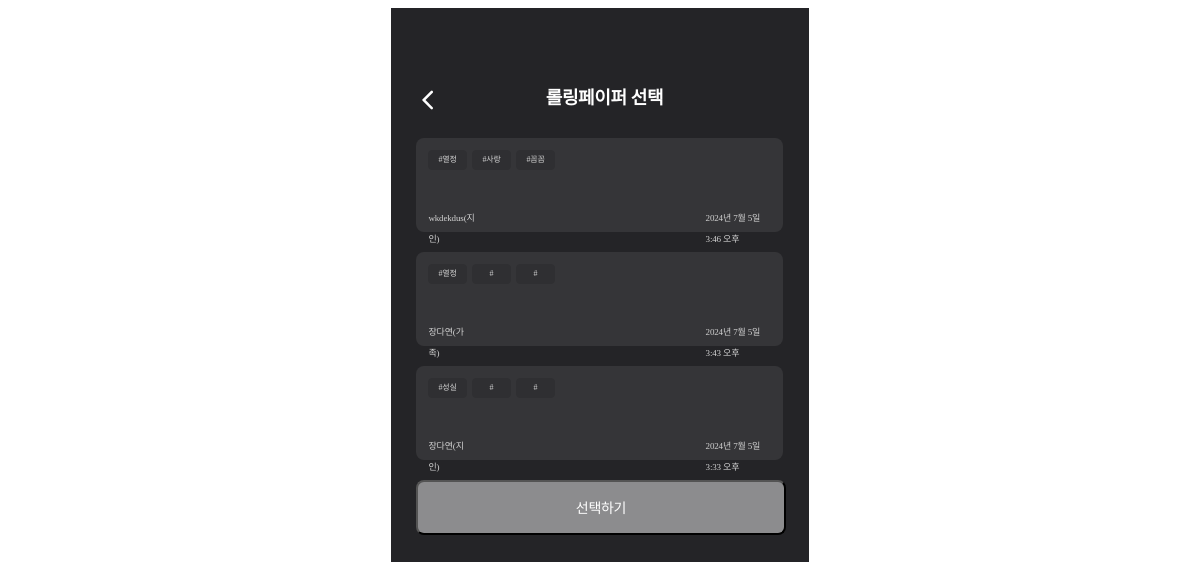
/cards/mycardRolling/1/, run on the app's committed database.
### articleapp/models.py (models this page shows, shortened)
class Article(models.Model):
    keyword = models.TextField(max_length=20)
    keyword2 = models.TextField(max_length=20)
    keyword3 = models.TextField(max_length=20)
    POSITION_CHOICES = [
        ('family', '가족'),
        ('friend', '지인'),
        ('superior', '직장상사'),
        ('etc', '기타'),
    ]
    user = models.ForeignKey(settings.AUTH_USER_MODEL, on_delete=models.CASCADE, default=True)  # 사용자
    content = models.TextField() #내용
    name = models.TextField()  # 이름
    position = models.CharField(max_length=10, choices=POSITION_CHOICES)
    created_at = models.DateTimeField(auto_now_add=True)

### users/models.py (models this page shows)
class User(AbstractUser):
    email = models.EmailField(max_length=30, unique=True, null=False, blank=False)
    def __str__(self):
        return f'{self.username}'

### cards/views.py (the view)
# urls.py: path('mycardRolling/<int:id>/', mycardRolling, name = "mycardRolling"),  # 나의 명함 - 뒤, 롤링페이퍼 수정
def mycardRolling(request, id):
    card = get_object_or_404(Card, id=id)
    articles = Article.objects.all().order_by('-id')
    return render(request, 'mycardRolling.html', {'card': card, 'articles': articles})

### cards/templates/mycardRolling.html (shortened to what this page needs)
{% load static %}
<!DOCTYPE html>
<html lang="en">
  <head>
    <link rel="stylesheet" href="{% static 'css/selectRp.css' %}">
  </head>
  <body>
    <div class="container">
      <div class="title">
        <img
          src="{% static '/img/arrow-backBtn.png' %}"
          alt="backBtn"
          class="btn-back"
        />
        롤링페이퍼 선택
      </div>
<div class="list">
  <form method="POST" action="{% url 'cards:select_rolling_paper' card.id %}">
    {% for article in articles %}
        <div class="rp" style="background-color:#353538;">
            <label for="article_{{ article.id }}">
              <div class="rp-kw" style="color: #D3D3D3">#{{ article.keyword }}</div>
              <div class="rp-kw" style="color: #D3D3D3">#{{ article.keyword2 }}</div>
              <div class="rp-kw" style="color: #D3D3D3">#{{ article.keyword3 }}</div>
              <div class="rp-content" style="color: #D3D3D3;">{{ article.title }}</div>
              <div class="rp-relationship" style="color: #D3D3D3;">{{ article.user }}({{ article.get_position_display }})</div>
              <div class="rp-time" style="color: #D3D3D3;">{{ article.created_at }}</div>
              <a class="details-btn" href="{% url 'cards:detail' card.id %}" style="display: none; width: 20px; text-decoration-line:none;">자세히</a><br /><br />
            </label>
        </div>
    {% empty %}
        아직 롤링페이퍼가 없습니다.
    {% endfor %}
    <button type="submit" value="선택완료" class="selectBtn">선택하기</button>
</form>
</div>
  </body>
</html>

### static/css/selectRp.css (style rules this page uses)
.container { margin: 0 auto; padding-left: 25px; width: 393px; height: 852px; background: #242427; text-align: center; font-family: Pretendard; font-size: 18px; font-weight: 700; line-height: 21px; letter-spacing: -0.36px; padding-top: 1px; }
.btn-back { float: left; }
.title { margin-top: 20%; margin-right: 40px; height: 50px; color: #fff; }
.rp { float: left; width: 343px; height: 70px; margin-right: 18px; margin-bottom: 20px; padding: 12px; border-radius: 8px; background: #f9e882; }
.rp-kw, .detail-kw { float: left; padding: 4px 6px; border-radius: 4px; border: 0.5px solid #2f2f32; background: #2f2f32; color: #f9e882; text-align: center; }
.rp-kw { width: 25px; height: 10px; margin-right: 5px; font-size: 8px; font-weight: 400; line-height: 10px; letter-spacing: -0.16px; white-space: nowrap; overflow: hidden; text-overflow: ellipsis; }
.rp-content { clear: both; position: relative; width: 330px; height: 18px; top: 12px; color: #d3d3d3; font-size: 15px; font-weight: 500; letter-spacing: -0.28px; text-align: left; }
.rp-relationship, .rp-time { display: inline-block; width: 45px; color: #d3d3d3; font-size: 9px; font-weight: 400; letter-spacing: -0.16px; text-align: left; margin-top: 20px; }
.rp-time { display: inline-block; width: 65px; margin-left: 228px; }

### cards/templates/mycardRolling.html (style rules this page uses)
input[type="radio"] + label { cursor: pointer; }
.list { width: 370px; height: 670px; overflow-y: scroll; scrollbar-width: none; -ms-overflow-style: none; }
.selectBtn { z-index: 100; cursor:pointer; bottom: 55px; right: 13px; text-align: center; font-family: Pretendard; font-size: 14px; font-weight: 500; padding-top: 15px; padding-bottom: 15px; letter-spacing: -0.28px; width: 370px; height: 55px; color: white; border-radius: 8px; background: #8c8c8e; }

### data on the page
Article: keyword "열정", keyword2 "사랑", keyword3 "꼼꼼", user "wkdekdus", position "지인", created_at "2024년 7월 5일 3:46 오후"
Article: keyword "열정", user "장다연", position "가족", created_at "2024년 7월 5일 3:43 오후"
Article: keyword "성실", user "장다연", position "지인", created_at "2024년 7월 5일 3:33 오후"
